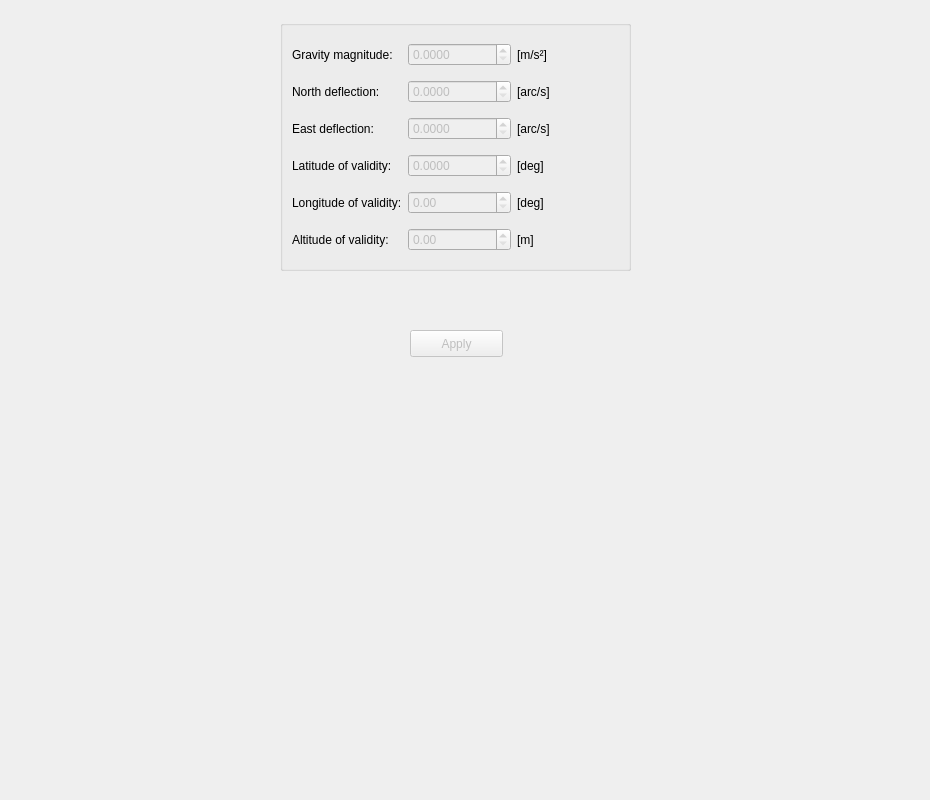
<?xml version="1.0" encoding="UTF-8"?>
<ui version="4.0">
 <class>GravityControl</class>
 <widget class="QWidget" name="GravityControl">
  <property name="geometry">
   <rect>
    <x>0</x>
    <y>0</y>
    <width>930</width>
    <height>800</height>
   </rect>
  </property>
  <property name="windowTitle">
   <string>Form</string>
  </property>
  <widget class="QGroupBox" name="groupBox_6">
   <property name="geometry">
    <rect>
     <x>280</x>
     <y>20</y>
     <width>351</width>
     <height>251</height>
    </rect>
   </property>
   <property name="title">
    <string/>
   </property>
   <layout class="QGridLayout" name="gridLayout">
    <item row="3" column="0">
     <widget class="QLabel" name="label_9">
      <property name="text">
       <string>Latitude of validity:</string>
      </property>
     </widget>
    </item>
    <item row="3" column="1">
     <widget class="QDoubleSpinBox" name="latValSpinBox">
      <property name="enabled">
       <bool>false</bool>
      </property>
      <property name="decimals">
       <number>4</number>
      </property>
      <property name="maximum">
       <double>1000000.000000000000000</double>
      </property>
      <property name="singleStep">
       <double>0.100000000000000</double>
      </property>
     </widget>
    </item>
    <item row="2" column="0">
     <widget class="QLabel" name="label_10">
      <property name="text">
       <string>East deflection:</string>
      </property>
     </widget>
    </item>
    <item row="2" column="1">
     <widget class="QDoubleSpinBox" name="eastDefSpinBox">
      <property name="enabled">
       <bool>false</bool>
      </property>
      <property name="decimals">
       <number>4</number>
      </property>
      <property name="maximum">
       <double>1000000.000000000000000</double>
      </property>
      <property name="singleStep">
       <double>0.100000000000000</double>
      </property>
     </widget>
    </item>
    <item row="1" column="0">
     <widget class="QLabel" name="label_11">
      <property name="text">
       <string>North deflection:</string>
      </property>
     </widget>
    </item>
    <item row="1" column="1">
     <widget class="QDoubleSpinBox" name="northDefSpinBox">
      <property name="enabled">
       <bool>false</bool>
      </property>
      <property name="decimals">
       <number>4</number>
      </property>
      <property name="maximum">
       <double>1000000.000000000000000</double>
      </property>
      <property name="singleStep">
       <double>0.100000000000000</double>
      </property>
     </widget>
    </item>
    <item row="0" column="0">
     <widget class="QLabel" name="label_12">
      <property name="text">
       <string>Gravity magnitude:</string>
      </property>
     </widget>
    </item>
    <item row="0" column="1">
     <widget class="QDoubleSpinBox" name="magnitudeSpinBox">
      <property name="enabled">
       <bool>false</bool>
      </property>
      <property name="buttonSymbols">
       <enum>QAbstractSpinBox::UpDownArrows</enum>
      </property>
      <property name="decimals">
       <number>4</number>
      </property>
      <property name="maximum">
       <double>1000000.000000000000000</double>
      </property>
      <property name="singleStep">
       <double>0.100000000000000</double>
      </property>
     </widget>
    </item>
    <item row="1" column="2">
     <widget class="QLabel" name="label_14">
      <property name="text">
       <string>[arc/s]</string>
      </property>
     </widget>
    </item>
    <item row="2" column="2">
     <widget class="QLabel" name="label_15">
      <property name="text">
       <string>[arc/s]</string>
      </property>
     </widget>
    </item>
    <item row="0" column="2">
     <widget class="QLabel" name="label_13">
      <property name="text">
       <string>[m/s²]</string>
      </property>
     </widget>
    </item>
    <item row="3" column="2">
     <widget class="QLabel" name="label_16">
      <property name="text">
       <string>[deg]</string>
      </property>
     </widget>
    </item>
    <item row="4" column="0">
     <widget class="QLabel" name="label">
      <property name="text">
       <string>Longitude of validity:</string>
      </property>
     </widget>
    </item>
    <item row="4" column="1">
     <widget class="QDoubleSpinBox" name="longValSpinBox">
      <property name="enabled">
       <bool>false</bool>
      </property>
     </widget>
    </item>
    <item row="4" column="2">
     <widget class="QLabel" name="label_2">
      <property name="text">
       <string>[deg]</string>
      </property>
     </widget>
    </item>
    <item row="5" column="0">
     <widget class="QLabel" name="label_3">
      <property name="text">
       <string>Altitude of validity:</string>
      </property>
     </widget>
    </item>
    <item row="5" column="1">
     <widget class="QDoubleSpinBox" name="altValSpinBox">
      <property name="enabled">
       <bool>false</bool>
      </property>
     </widget>
    </item>
    <item row="5" column="2">
     <widget class="QLabel" name="label_4">
      <property name="text">
       <string>[m]</string>
      </property>
     </widget>
    </item>
   </layout>
  </widget>
  <widget class="QPushButton" name="applyButton">
   <property name="enabled">
    <bool>false</bool>
   </property>
   <property name="geometry">
    <rect>
     <x>410</x>
     <y>330</y>
     <width>93</width>
     <height>27</height>
    </rect>
   </property>
   <property name="text">
    <string>Apply</string>
   </property>
  </widget>
 </widget>
 <resources/>
 <connections>
  <connection>
   <sender>applyButton</sender>
   <signal>pressed()</signal>
   <receiver>GravityControl</receiver>
   <slot>applyPressed()</slot>
   <hints>
    <hint type="sourcelabel">
     <x>416</x>
     <y>483</y>
    </hint>
    <hint type="destinationlabel">
     <x>464</x>
     <y>399</y>
    </hint>
   </hints>
  </connection>
 </connections>
 <slots>
  <slot>applyPressed()</slot>
 </slots>
</ui>
